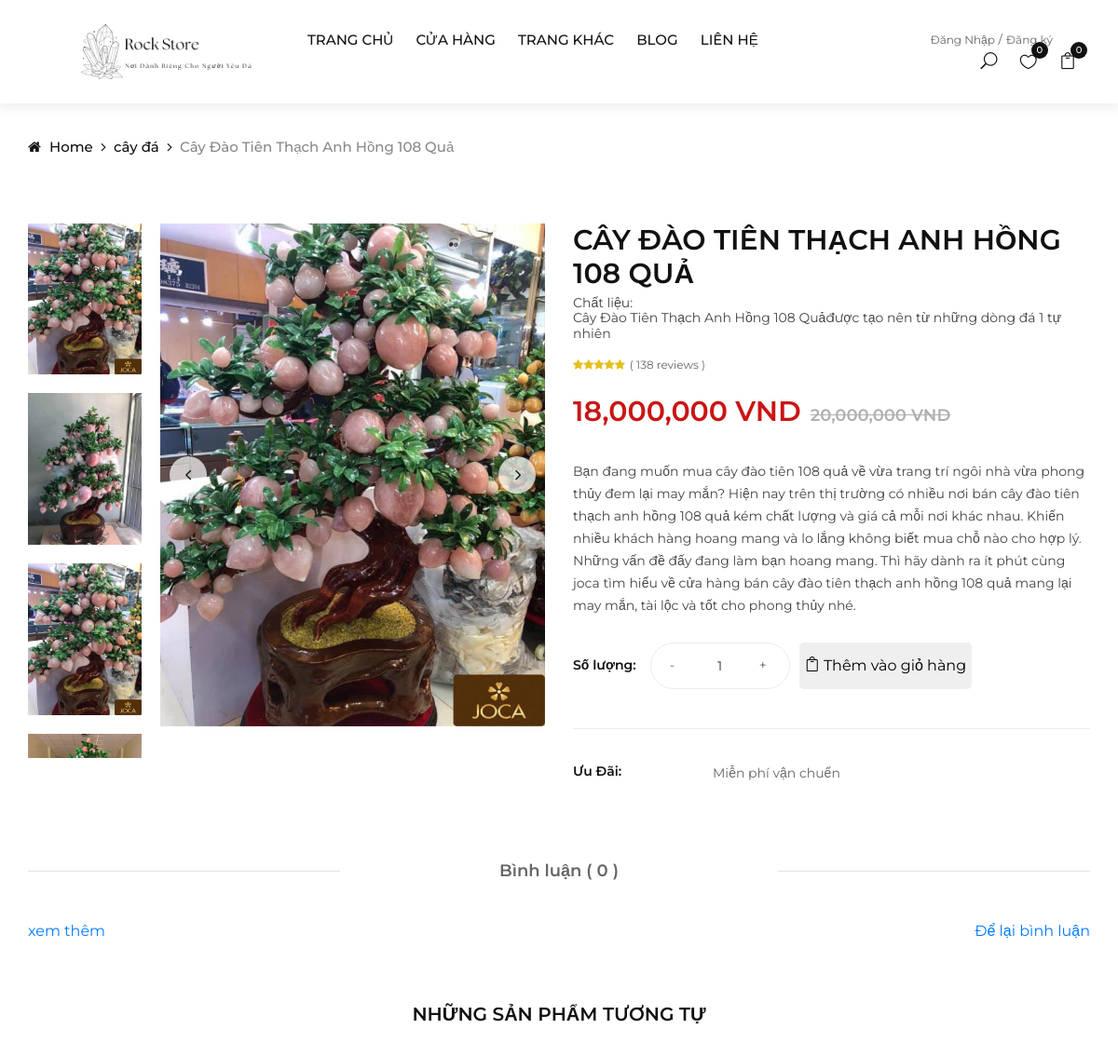
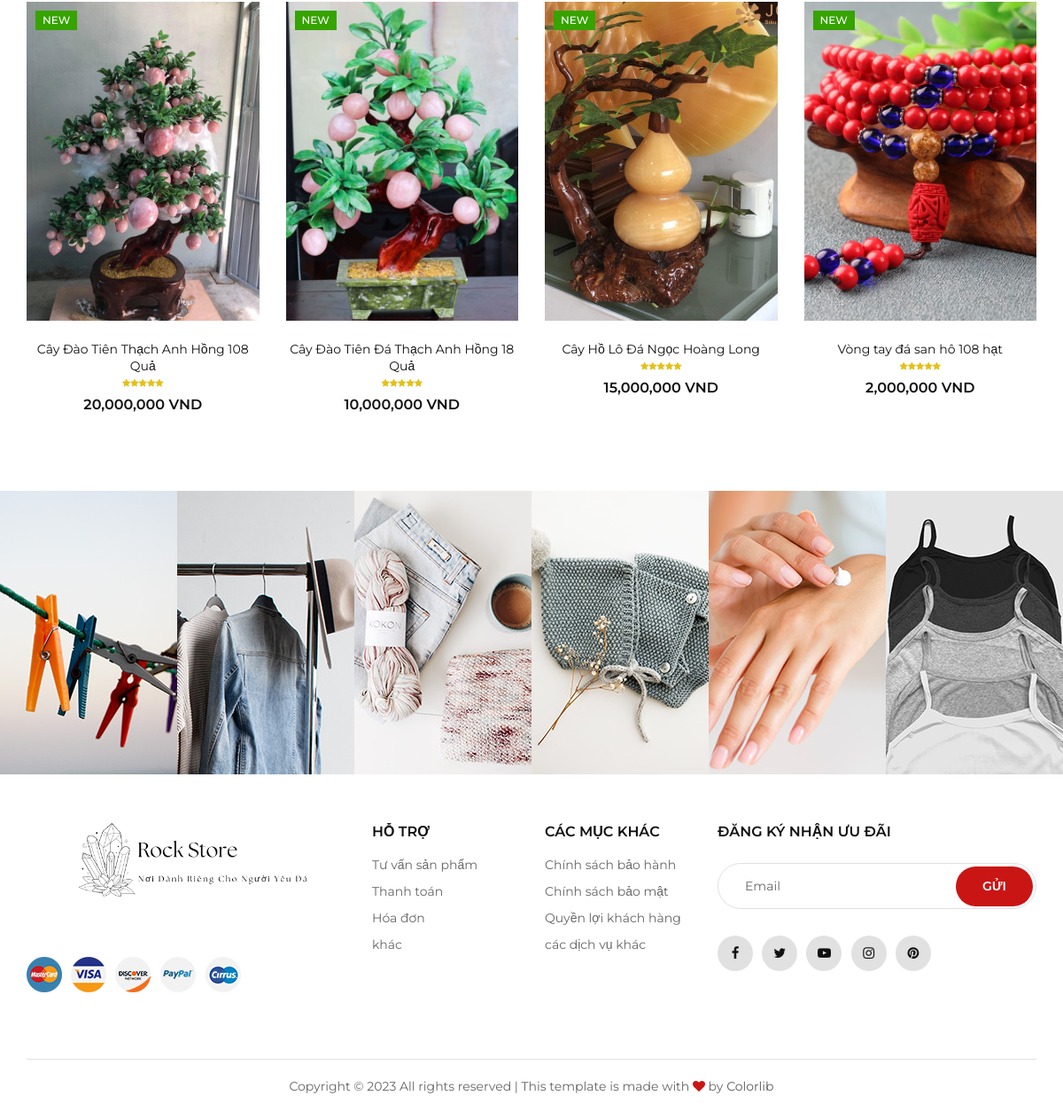
Page /site/index.php?page=product-details&id=1 on the committed database (2 pictures, top to bottom).
### tables this page shows
CREATE TABLE `san_pham` (
  `id` int(9) NOT NULL,
  `id_dm` int(9) NOT NULL,
  `ten_sp` varchar(50) NOT NULL,
  `don_gia` int(10) NOT NULL,
  `giam_gia` int(2) NOT NULL,
  `hinh` int(9) NOT NULL,
  `so_luot_xem` int(4) NOT NULL,
  `mo_ta` text DEFAULT NULL,
  `sao_danh_gia` int(1) DEFAULT NULL,
  `chat_lieu` int(9) NOT NULL
);

CREATE TABLE `danh_muc` (
  `id` int(9) NOT NULL,
  `ten_dm` varchar(50) NOT NULL,
  `trang_thai` varchar(50) NOT NULL,
  `hinh` varchar(100) NOT NULL,
  `ghi_chu` varchar(250) NOT NULL,
  `link` varchar(100) NOT NULL
);

CREATE TABLE `panpage` (
  `id` int(9) NOT NULL,
  `ten_mxh` varchar(50) NOT NULL,
  `link` varchar(100) NOT NULL,
  `hinh` varchar(50) NOT NULL
);

### model_DAO/pdo.php (called while the page is built, shortened)
<?php
    function pdo_get_connection(){
        $dburl = "mysql:host=localhost;dbname=rock_store_shop;charset=utf8";
        $username = 'root';
        $password = '';
        $conn = new PDO($dburl, $username, $password);
        $conn->setAttribute(PDO::ATTR_ERRMODE, PDO::ERRMODE_EXCEPTION);
        return $conn;
    }
    function pdo_query($sql){
        $sql_args = array_slice(func_get_args(), 1);
        try{
            $conn = pdo_get_connection();
            $stmt = $conn->prepare($sql);
            $stmt->execute($sql_args);
            $rows = $stmt->fetchAll();
            return $rows;
        }
        catch(PDOException $e){
            throw $e;
        }
        finally{
            unset($conn);
        }
    }
    function pdo_query_one($sql){
        $sql_args = array_slice(func_get_args(), 1);
        try{
            $conn = pdo_get_connection();
            $stmt = $conn->prepare($sql);
            $stmt->execute($sql_args);
            $row = $stmt->fetch(PDO::FETCH_ASSOC);
            return $row;
        }
        catch(PDOException $e){
            throw $e;
        }
        finally{
            unset($conn);
        }
    }
?>

### model_DAO/products.php (called while the page is built, shortened)
<?php
    function sp_select_all($limit = null,$offset = null, $where = null){
        $sql = "SELECT san_pham.*, anh_san_pham.hinh, anh_san_pham.hinh_1, anh_san_pham.hinh_2, anh_san_pham.hinh_3, danh_muc.link  FROM san_pham
        INNER JOIN danh_muc ON san_pham.id_dm = danh_muc.id
        INNER JOIN anh_san_pham ON san_pham.hinh = anh_san_pham.id";
        if(!$limit == null){
            if(!$offset == null){
                $sql.=' limit '.$limit." OFFSET ". $offset;
            }else{
                $sql.=' limit '.$limit;
            }
        }
        return pdo_query($sql);
    }
    function sp_select_by_id($id){
        $sql = "SELECT san_pham.*, anh_san_pham.hinh, anh_san_pham.hinh_1, anh_san_pham.hinh_2, anh_san_pham.hinh_3, danh_muc.ten_dm,  anh_san_pham.id as id_hinh FROM san_pham
                INNER JOIN anh_san_pham ON san_pham.hinh = anh_san_pham.id
                INNER JOIN danh_muc ON san_pham.id_dm = danh_muc.id
                WHERE san_pham.id=?";
        return pdo_query_one($sql, $id);
    }
?>

### model_DAO/messenges.php (called while the page is built)
<?php
    include_once "pdo.php";
    function show_msg($id_sp){
        $sql='SELECT binh_luan.*, khach_hang.ten_dang_nhap, khach_hang.hinh FROM binh_luan
        join khach_hang on khach_hang.id = binh_luan.id_kh
              WHERE id_sp = ?
              order by ngay_bl ASC
              limit 3';
        return pdo_query($sql, $id_sp);
    }
?>

### model_DAO/public.php (called while the page is built, shortened)
<?php
    function panpage_select_all($limit = null){
        $sql = "SELECT * FROM panpage";
        return pdo_query($sql);
    }
?>

### site/views/product_details.php (the view, shortened to what this page needs)
<div class="breadcrumb-option">
        <div class="container">
            <div class="row">
                <div class="col-lg-12">
                    <div class="breadcrumb__links">
                        <?php
                            echo'<a href="index.php"><i class="fa fa-home"></i> Home</a>
                                 <a href="#">'.$product["ten_dm"].' </a>
                                 <span>'.$product["ten_sp"].'</span>';
                        ?>
                    </div>
                </div>
            </div>
        </div>
    </div>
    <section class="product-details spad">
        <div class="container">
            <div class="row">
                <div class="col-lg-6">
                    <div class="product__details__pic">
                        <div class="product__details__pic__left product__thumb nice-scroll">
                           <?php
                               $img=[$product["hinh_1"]??"", $product["hinh"]??"", $product["hinh_2"]??"", $product["hinh_3"]??""];
                               for ($i=0; $i < 4; $i++) {
                                $j=$i+1;
                                echo'<a class="pt" href="#product-'.$j.'">
                                        <img src="../content/frontend/img/product/'.$img[$i].'" alt="">
                                    </a>';
                               }
                           ?>
                        </div>
                        <div class="product__details__slider__content">
                            <div class="product__details__pic__slider owl-carousel">
                                <?php
                                    for ($i=0; $i < 4; $i++) {
                                        $j=$i+1;
                                        echo'<img data-hash="product-'.$j.'" class="product__big__content/frontend/img" src="../content/frontend/img/product/'.$img[$i].'" alt="" style="height:540px"> ';
                                       }
                                ?>
                            </div>
                        </div>
                    </div>
                </div>
                <div class="col-lg-6">
                    <div class="product__details__text">
                        <?php
                            echo' <h3>'.$product["ten_sp"].' <span>Chất liệu: <br>'.$product["ten_sp"].'được tạo nên từ những dòng đá '.$product["chat_lieu"].' tự nhiên</span></h3>
                            <div class="rating">';
                            for ($i=0; $i < $product["sao_danh_gia"]; $i++) {
                                echo'<i class="fa fa-star" style="margin-right: unset;"></i>';
                            }
                            echo'<span>( 138 reviews )</span>
                                </div>';
                            if($product["giam_gia"] == 0){
                                echo'<div class="product__details__price">'.number_format($product["don_gia"]).' VND</div>';
                            }else{
                                echo'<div class="product__details__price">'.number_format($product["don_gia"]-($product["don_gia"] * $product["giam_gia"] / 100)).' VND<span>'.number_format($product["don_gia"]) .' VND</span></div>';
                            }
                            echo'<p>'.$product["mo_ta"].'</p>
                            <form action="views/handle_cart.php" method="post">
                                <div class="product__details__button" >
                                    <div class="quantity">
                                        <span>Số lượng:</span>
                                        <div class="pro-qty">
                                            <input type="text" value="1" name="so_luong">
                                        </div>
                                    </div>
                                    <input type="hidden" name="hinh" value="'.$product["hinh"].'">
                                    <input type="hidden" name="id" value="'.$product["id"].'">
                                    <input type="hidden" name="ten_sp" value="'.$product["ten_sp"].'">
                                    <input type="hidden" name="don_gia" value="'.$product["don_gia"].'">
                                    <button type="submit" style="border:unset; border-radius:5px;height: 50px;"><span class="icon_bag_alt"></span > Thêm vào giỏ hàng</button>
                                </div>
                                </form>
                                <div class="product__details__widget">
                                    <ul>
                                        <li>
                                            <span>Ưu Đãi:</span>
                                            <p>Miễn phí vận chuển</p>
                                        </li>
                                    </ul>
                                </div>
                            </div>
                        </div>';
                        ?>
                <div class="col-lg-12">
                    <div class="product__details__tab">
                        <ul class="nav nav-tabs" role="tablist">
                            <li class="nav-item">
                                <a class="nav-link" data-toggle="tab" href="#tabs-3" role="tab">Bình luận ( <?= count($list_msg)?> )</a>
                            </li>
                        </ul>
                        <div class="tab-../content">
                        <a href="#" class="leave-btn" style="float:right">Để lại bình luận</a>
                        <div class="tab-pane" id="tabs-3" role="tabpanel">
                        <a href="">xem thêm</a>
                        </div>
                        </div>
                    </div>
                </div>
            </div>
            <div class="row">
                <div class="col-lg-12 text-center">
                    <div class="related__title">
                        <h5>Những sản phẩm tương tự</h5>
                    </div>
                </div>
                <?php
                foreach($list_product_all as $item){
                    echo '<div class="col-lg-3 col-md-4 col-sm-6 mix ">
                            <div class="product__item">
                                <div class="product__item__pic set-bg" data-setbg="../content/frontend/img/product/'.$item["hinh"].'">
                                    <div class="label new">New</div>
                                    <ul class="product__hover">
                                        <li><a href="../content/frontend/img/product/'.$item["hinh"].'" class="image-popup"><span class="arrow_expand"></span></a></li>
                                        <li><a href="#"><span class="icon_heart_alt"></a></li>
                                        <li><a href="#"><span class="icon_bag_alt"></span></a></li>
                                    </ul>
                                </div>
                                <div class="product__item__text">
                                    <h6><a href="index.php?page=product-details&id='.$item["id"].'">'.$item["ten_sp"].'</a></h6>
                                    <div class="rating">';
                                         for($i=0; $i < $item["sao_danh_gia"]; $i++){
                                              echo'<i class="fa fa-star" style="margin-right: unset;"></i>';
                                         };
                          echo      '</div>
                                    <div class="product__price">'.number_format($item["don_gia"]).' VND</div>
                                </div>
                            </div>
                        </div>';
                }
            ?>
            </div>
        </div>
    </section>

### site/views/footer.php (shortened to what this page needs)
<div class="instagram">
    <div class="container-fluid">
        <div class="row">
            <?php
                if(isset($panpage)){
                    foreach ($panpage as $item) {
                        echo '<div class="col-lg-2 col-md-4 col-sm-4 p-0">
                                <div class="instagram__item set-bg" data-setbg="../content/frontend/img/instagram/'.$item["hinh"].'">
                                    <div class="instagram__text">
                                        <i class="fa fa-'.$item["ten_mxh"].'"></i>
                                        <a href="#">@ Rock Store</a>
                                    </div>
                                </div>
                            </div>';
                    }
                }else{
                    echo"khoong co";
                }
            ?>
        </div>
    </div>
</div>
<footer class="footer">
    <div class="container">
        <div class="row">
            <div class="col-lg-4 col-md-6 col-sm-7">
                <div class="footer__about">
                    <div class="footer__logo">
                        <a href="./index.html"><img src="../content/frontend/img/logo-black.png" alt=""></a>
                    </div>
                    <br><br>
                    <div class="footer__payment">
                        <a href="#"><img src="../content/frontend/img/payment/payment-1.png" alt=""></a>
                        <a href="#"><img src="../content/frontend/img/payment/payment-2.png" alt=""></a>
                        <a href="#"><img src="../content/frontend/img/payment/payment-3.png" alt=""></a>
                        <a href="#"><img src="../content/frontend/img/payment/payment-4.png" alt=""></a>
                        <a href="#"><img src="../content/frontend/img/payment/payment-5.png" alt=""></a>
                    </div>
                </div>
            </div>
            <div class="col-lg-2 col-md-3 col-sm-5">
                <div class="footer__widget">
                    <h6>Hỗ trợ</h6>
                    <ul>
                        <li><a href="#">Tư vấn sản phẩm</a></li>
                        <li><a href="#">Thanh toán</a></li>
                        <li><a href="#">Hóa đơn</a></li>
                        <li><a href="#">khác</a></li>
                    </ul>
                </div>
            </div>
            <div class="col-lg-2 col-md-3 col-sm-4">
                <div class="footer__widget">
                    <h6>Các mục khác</h6></h6>
                    <ul>
                        <li><a href="#">Chính sách bảo hành</a></li>
                        <li><a href="#">Chính sách bảo mật</a></a></a></li>
                        <li><a href="#">Quyền lợi khách hàng</a></li>
                        <li><a href="#">các dịch vụ khác</a></li>
                    </ul>
                </div>
            </div>
            <div class="col-lg-4 col-md-8 col-sm-8">
                <div class="footer__newslatter">
                    <h6>Đăng ký nhận ưu đãi</h6>
                    <form action="#">
                        <input type="text" placeholder="Email">
                        <button type="submit" class="site-btn">Gửi</button>
                    </form>
                    <div class="footer__social">
                        <a href="#"><i class="fa fa-facebook"></i></a>
                        <a href="#"><i class="fa fa-twitter"></i></a>
                        <a href="#"><i class="fa fa-youtube-play"></i></a>
                        <a href="#"><i class="fa fa-instagram"></i></a>
                        <a href="#"><i class="fa fa-pinterest"></i></a>
                    </div>
                </div>
            </div>
        </div>
        <div class="row">
            <div class="col-lg-12">
                <div class="footer__copyright__text">
                    <p>Copyright &copy; <script>document.write(new Date().getFullYear());</script> All rights reserved | This template is made with <i class="fa fa-heart" aria-hidden="true"></i> by <a href="https://colorlib.com" target="_blank">Colorlib</a></p>
                </div>
            </div>
        </div>
    </div>
</footer>
</body>
</html>

### rows in the picture
san_pham: id_dm.ten_dm "cây đá", ten_sp "Cây Đào Tiên Thạch Anh Hồng 108 Quả", ten_sp "CÂY ĐÀO TIÊN THẠCH ANH HỒNG 108 QUẢ", chat_lieu "1", $product["don_gia"]-($product["don_gia"] * $product["giam_gia"] / 100) "18,000,000", don_gia "20,000,000", mo_ta "Bạn đang muốn mua cây đào tiên 108 quả về vừa trang trí ngôi nhà vừa phong thủy đem lại may mắn? Hiện nay trên thị trường có nhiều nơi bán cây đào tiên thạch anh hồng 108 quả kém chất lượng và giá cả mỗi nơi khác nhau. Khiến nhiều khách hàng hoang mang và lo lắng không biết mua chỗ nào cho hợp lý. Những vấn đề đấy đang làm bạn hoang mang. Thì hãy dành ra ít phút cùng joca tìm hiểu về cửa hàng bán cây đào tiên thạch anh hồng 108 quả mang lại may mắn, tài lộc và tốt cho phong thủy nhé.", shows a picture
san_pham: shows a picture, ten_sp "Cây Đào Tiên Đá Thạch Anh Hồng 18 Quả", sao_danh_gia 5 (drawn), don_gia "10,000,000"
san_pham: shows a picture, ten_sp "Cây Hồ Lô Đá Ngọc Hoàng Long", sao_danh_gia 5 (drawn), don_gia "15,000,000"
san_pham: shows a picture, ten_sp "Vòng tay đá san hô 108 hạt", sao_danh_gia 5 (drawn), don_gia "2,000,000"
panpage: shows a picture
panpage: shows a picture
panpage: shows a picture
panpage: shows a picture
panpage: shows a picture
panpage: shows a picture

### other values in the picture
$sl_like "0"
$sl_cart "0"
count($list_msg) "0"
